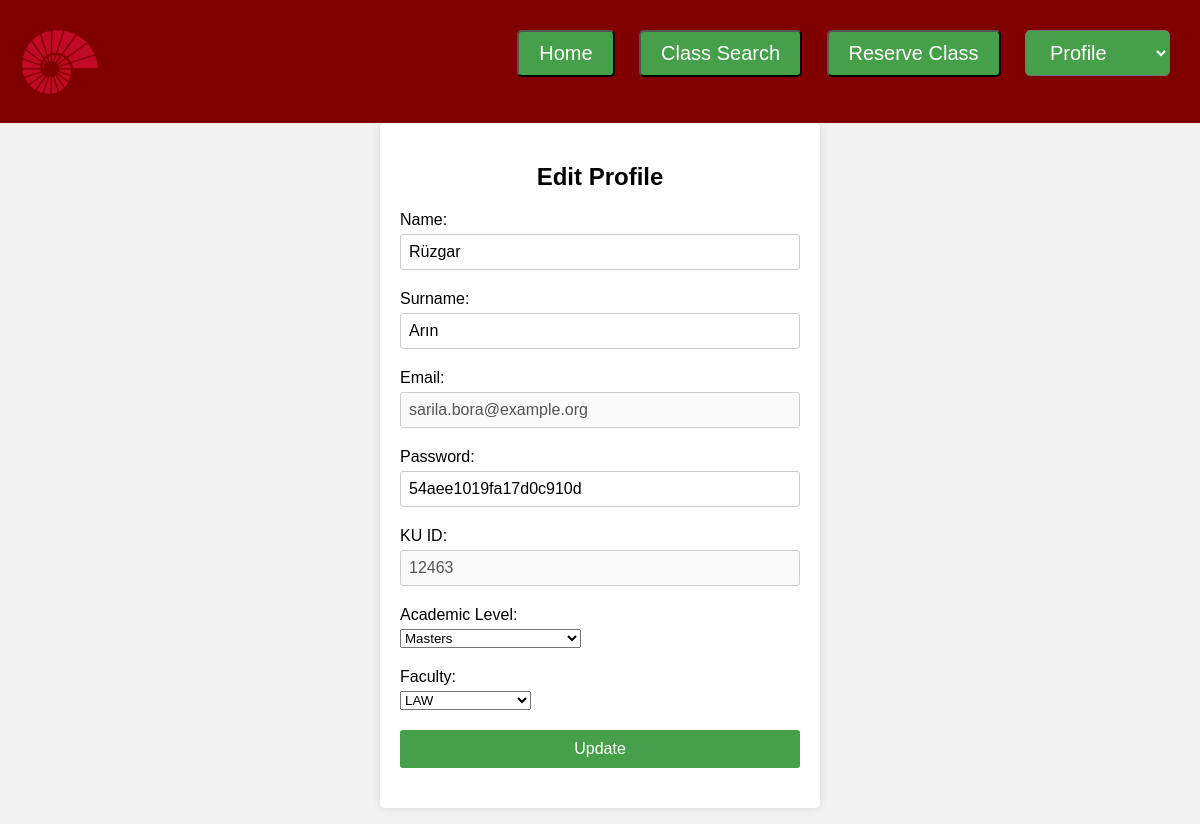
The page /room-booking/edit.php (signed in) on the database its author committed.
### tables this page shows
CREATE TABLE REGULAR_USERS
        (ku_id              CHAR(5)             NOT NULL,
         academic_level     VARCHAR(20),
         faculty            VARCHAR(10),
         gender             VARCHAR(20)         NOT NULL,   
         birthdate          DATE                NOT NULL,   
        CONSTRAINT academic_level_chk CHECK (academic_level IN ('Freshman', 'Sophomore', 'Junior', 'Senior', 'PhD', 'Masters')),
        CONSTRAINT faculty CHECK (faculty IN ('CASE', 'CS', 'CSSH', 'CE', 'SOM', 'SON', 'LAW')),
        CONSTRAINT gender_chk CHECK (gender IN ('Male', 'Female', 'Non-binary')), 
        PRIMARY KEY (ku_id),
        FOREIGN KEY (ku_id) REFERENCES USERS(ku_id));

CREATE TABLE USERS 
	(ku_id              CHAR(5)	        NOT NULL,
         firstname	    VARCHAR(20)		NOT NULL,
         lastname           VARCHAR(20)         NOT NULL,
         mail	            VARCHAR(50)		NOT NULL,
         password	    VARCHAR(20)		NOT NULL,    
        PRIMARY KEY (ku_id),
        UNIQUE (mail));

### room-booking/edit.php (the view, shortened to what this page needs)
<?php
    include "header.php";
    include "config.php"
?>
<?php
    $current_id = $_SESSION['ku_id'];
    $sql = "SELECT u.*, r.academic_level, r.faculty
            FROM users u
            JOIN regular_users r ON u.ku_id = r.ku_id
            WHERE u.ku_id = '$current_id'";
    $result = mysqli_query($db, $sql);
    if ($result) {
        if (mysqli_num_rows($result) > 0) {
            $row = mysqli_fetch_assoc($result);
?>
<form action="edit.php" method="post">
            <div class="container">
                <h2>Edit Profile</h2>
                <div class="form-group">
                    <label for="name">Name:</label>
                    <input type="text" name="name" class="form-control"
                           value="<?php echo $row['firstname']; ?>">
                </div>
                <div class="form-group">
                    <label for="lastname">Surname:</label>
                    <input type="text" name="lastname" class="form-control"
                           value="<?php echo $row['lastname']; ?>">
                </div>
                <div class="form-group">
                    <label for="email">Email:</label>
                    <input type="text" name="email" class="form-control"
                           value="<?php echo $row['mail']; ?>" disabled>
                </div>
                <div class="form-group">
                    <label for="password">Password:</label>
                    <input type="text" name="password" class="form-control"
                           value="<?php echo $row['password']; ?>">
                </div>
                <div class="form-group">
                    <label for="ku_id">KU ID:</label>
                    <input type = "text" name="ku_id" class="form-control"
                           value="<?php echo $row['ku_id']; ?>" disabled>
                </div>
                <div class="form-group">
                    <label for="academic_level">Academic Level:</label>
                    <select name="academic_level" class="form-control">
                        <option value="Masters" <?php echo ($row['academic_level'] == 'Masters') ? 'selected' : ''; ?>>
                            Masters
                        </option>
                    </select>
                </div>
                <div class="form-group">
                    <label for="faculty">Faculty:</label>
                    <select name="faculty" class="form-control">
                        <option value="LAW" <?php echo ($row['faculty'] == 'LAW') ? 'selected' : ''; ?>>LAW</option>
                    </select>
                </div>
                <div class="form-group">
                    <button type="submit" name="update_user">Update </button>
            <?php
        }
    }
            ?>
</form>

### room-booking/header.php (style rules this page uses)
body { display: flex; flex-direction: column; min-height: 100vh; margin: 0; padding: 0; background: #800000; }

### room-booking/edit.php (style rules this page uses)
body { background-color: #f2f2f2; font-family: Arial, sans-serif; }
.container { max-width: 400px; margin: 0 auto; padding: 20px; background-color: #fff; border-radius: 5px; box-shadow: 0 0 10px rgba(0, 0, 0, 0.1); }
.container h2 { text-align: center; margin-bottom: 20px; }
.form-group { margin-bottom: 20px; }
.form-group label { display: block; margin-bottom: 5px; }
.form-group input { width: 100%; padding: 8px; font-size: 16px; border: 1px solid #ccc; border-radius: 3px; }
.form-group button { display: block; width: 100%; padding: 10px; background-color: #45a049; color: #fff; font-size: 16px; border: none; border-radius: 3px; cursor: pointer; }

### rows shown on the page
regular_users: name "Rüzgar", lastname "Arın", email "sarila.bora@example.org", password "54aee1019fa17d0c910d", ku_id "12463", academic_level "Masters", faculty "LAW"
